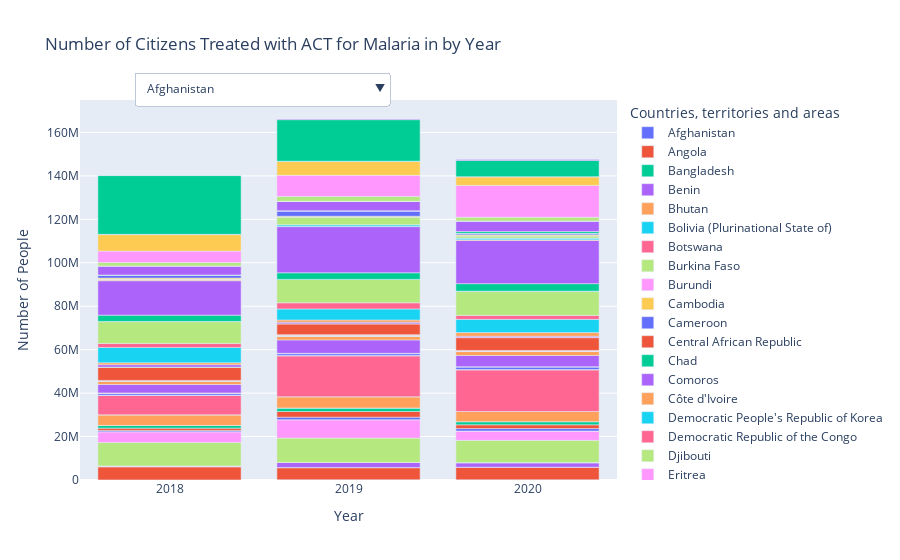

The notebook cell saved with this chart:
### Markdown cell above
This graph is a detailed verstion of the graph above. This graph (in Jupyter) allows for the viewer to select a specific country to view the number of treated individuals in the years 2020, 2019, and 2018.

### Code cell
# Read the data from the CSV file
data = pd.read_csv('clean_act.csv')

# Reshape the data from wide to long format
df_long = data.melt(id_vars='Countries, territories and areas',
                    value_vars=['2020', '2019', '2018'],
                    var_name='Year',
                    value_name='Number of People')

# Create an interactive line graph
fig = px.bar(df_long, x='Year', y='Number of People', color='Countries, territories and areas',
              title='Number of Citizens Treated with ACT for Malaria in by Year')

# Set x-axis to reverse
fig.update_layout(xaxis=dict(autorange='reversed'))

# Add a dropdown menu to select individual countries
fig.update_layout(
    updatemenus=[
        dict(
            buttons=[
                dict(
                    label=country,
                    method="update",
                    args=[{"visible": df_long['Countries, territories and areas'] == country},
                          {"title": f'Number of People Treated with ACT for Malaria for {country}'}],
                )
                for country in df_long['Countries, territories and areas'].unique()
            ],
            showactive=True,
            direction="down",
            pad={"r": 10, "t": 10},
            x=0.1,
            xanchor="left",
            y=1.1,
            yanchor="top"
        ),
    ]
)

# Show the graph
fig.show()
